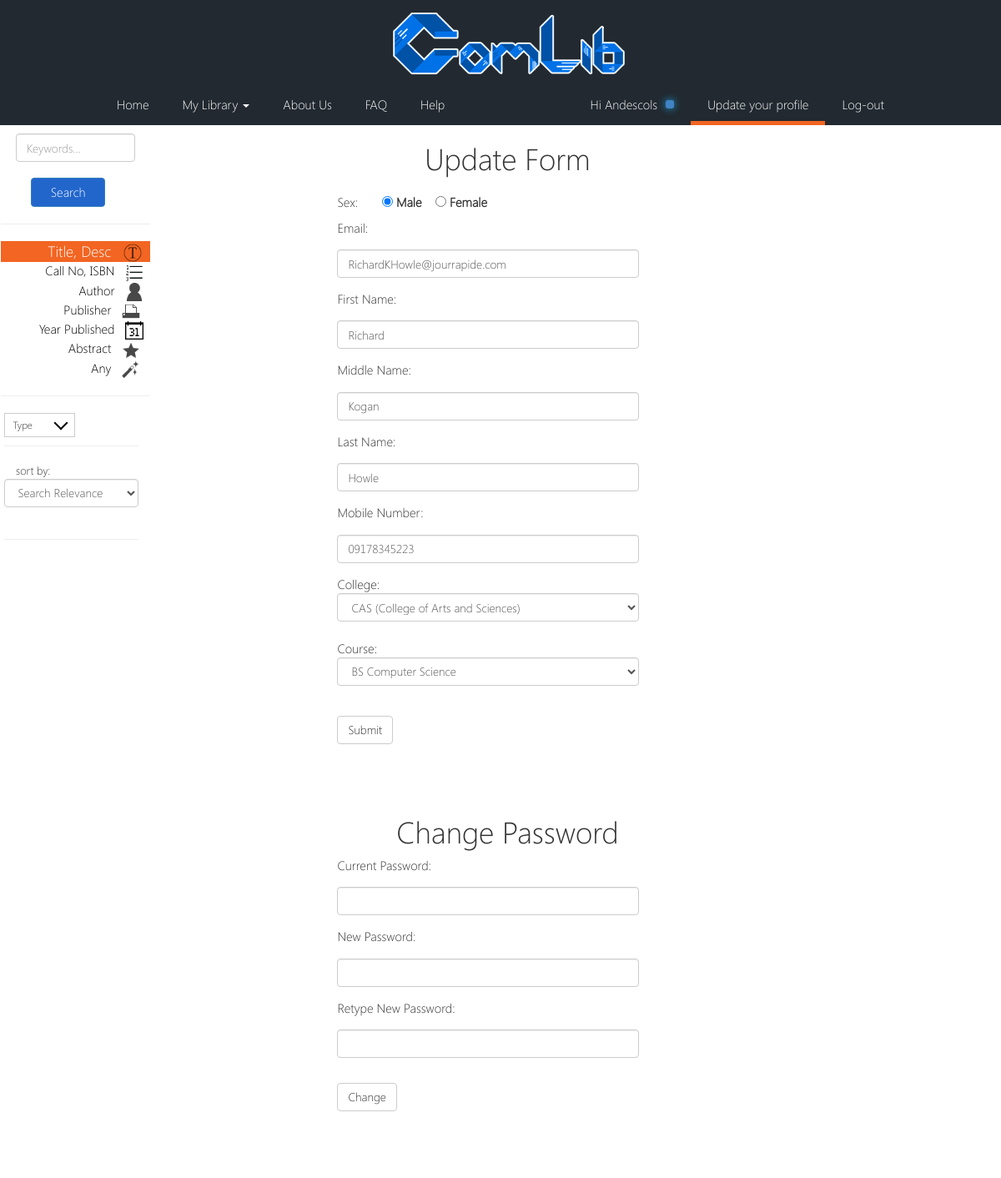
Page /update_account (signed in) on the committed database.
### tables this page shows
CREATE TABLE IF NOT EXISTS `user` (
  `username` varchar(18) NOT NULL,
  `password` varchar(65) NOT NULL,
  `sex` enum('male','female') NOT NULL,
  `status` enum('enabled','disabled','pending') NOT NULL DEFAULT 'pending',
  `email` varchar(55) NOT NULL,
  `usertype` enum('student','employee') NOT NULL,
  `emp_no` varchar(9) DEFAULT NULL,
  `student_no` varchar(10) DEFAULT NULL,
  `name_first` varchar(24) NOT NULL,
  `name_middle` varchar(24) NOT NULL,
  `name_last` varchar(24) NOT NULL,
  `mobile_no` varchar(12) DEFAULT NULL,
  `course` varchar(8) DEFAULT NULL,
  `college` varchar(11) DEFAULT NULL,
  PRIMARY KEY (`username`,`email`),
  UNIQUE KEY `emp_no` (`emp_no`,`student_no`),
  KEY `email` (`email`)
);

### application/controllers/home.php (called while the page is built, shortened)
    <?php if ( ! defined('BASEPATH')) exit('No direct script access allowed');
class Home extends CI_Controller {
    function __construct(){
        $this->load->model('book_model');
        $this->load->model('search_model');
        $this->load->model('notifs_model');
        $this->load->model('favorite_model');
        $this->load->model('lend_model');
        $this->load->model('reserve_model');
        $this->load->model('user_account_model');
        $this->load->model('admin_account_model');
        $this->load->helper("form");
        $this->load->library('safeguard');
    }
    public function update_account(){
        $data['title'] = "ComLib Update";
        $this->load->view("header", $data);
        $this->load->view("search_view");
        $username = $_SESSION['username'];
        $result=$this->user_account_model->get_data($username);
        $new_result = $this->safeguard->str_array_ready_for_display($result);
        $this->load->view('update_account_view', $new_result);
        if (isset($_SESSION['type']) && $_SESSION['type'] == "regular"){
            $data['notifs'] = $this->notifs_model->get_all($_SESSION['username'], 0);
            $data['notifs_count'] = $this->notifs_model->count_by_username($_SESSION['username']);
            $this->load->view('notifications_view', $data);
        }
    }
}

### index.php (called while the page is built, shortened)
<?php
require_once BASEPATH.'core/CodeIgniter.php';

### application/models/user_account_model.php (called while the page is built, shortened)
<?php if ( ! defined('BASEPATH')) exit('No direct script access allowed');
class User_account_model extends CI_Model {
	public function get_data($uname) {
		$query=$this->db->query("SELECT * FROM user WHERE username='{$uname}'");
		$result = $query->result_array();
		return $result[0];
	}
}
?>

### application/views/update_account_view.php (the view, shortened to what this page needs)
<div id="update_profile_container">
<form role="form" class="<?php
		if(isset($_SESSION['update_account_notif']) && $_SESSION['update_account_notif'] == "email")
			echo 'email';
	?>" name="userForm" action="<?php echo base_url();?>index.php/user_account/update" method="post" >
	<div id="container">
		<h1>Update Form</h1>
		<div id="body">
			Sex: &nbsp;&nbsp;&nbsp;&nbsp;&nbsp;
				 <input type="radio" name="sex" value="male" id="male"<?php if($sex=="male") echo " checked"; ?>/>
				 <label for="male">Male</label>&nbsp;&nbsp;&nbsp;
				 <input type="radio" name="sex" value="female" id="female"<?php if($sex=="female") echo " checked"; ?>/>
				 <label for="female">Female</label><br/>
			<div class="form-group">Email: <input class="form-control" type="text" name="email" value="<?php echo $email; ?>" required/><span name="span email"></span></div>
			<div class="form-group">First Name: <input class="form-control" type="text" name="name_first" value="<?php echo $name_first; ?>" required/><span name="span name_first"></span></div>
			<div class="form-group">Middle Name: <input class="form-control" type="text" name="name_middle" value="<?php echo $name_middle; ?>" required/><span name="span name_middle"></span></div>
			<div class="form-group">Last Name: <input class="form-control" type="text" name="name_last" value="<?php echo $name_last; ?>" required/><span name="span name_last"></span></div>
			<div class="form-group">Mobile Number: <input class="form-control" type="text" name="mobile_no" name="name_last" value="<?php echo $mobile_no; ?>" required /><span name="span mobile_no"></span></div>
			College:
			<select class="form-control" name="college" >
				<option value="CAS"<?php if($college=="CAS") echo " selected"; ?>>CAS (College of Arts and Sciences)</option>
			</select><br/>
			Course:
			<select class="form-control" name="course" id="course">
				<option value="BSCS" id="BSCS"<?php if($course=="BSCS") echo " selected"; ?>>BS Computer Science</option>
			</select></br>
			<input class="btn btn-default" type="submit" value="Submit" />
		</div>
	</div>
</form>
<form role="form" class="<?php
		if(isset($_SESSION['change_password_notif']) && $_SESSION['change_password_notif'] == "pass")
			echo 'pass';
	?>" name="changePasswordForm" action="<?php echo base_url();?>index.php/user_account/change_password" method="post" >
	<div id="container">
		<h1>Change Password</h1>
		<div id="body">
			<div class="form-group">Current Password: <input class="form-control" type="password" name="currentpassword" value="" required/><span name="span currentpassword"></span></div>
			<div class="form-group">New Password: <input class="form-control" type="password" name="newpassword" value=""required/><span name="span newpassword"></span></div>
			<div class="form-group">Retype New Password: <input class="form-control" type="password" name="renewpassword" value="" required/><span name="span renewpassword"></span></div>
			<input class="btn btn-default" type="submit" value="Change" />
		</div>
	</div>
</form>
</div>

### application/views/header.php (shortened to what this page needs)
<html>
	<head>
		<link rel="stylesheet" href="<?php echo base_url();?>css/bootstrap.min.css">
		<link rel="stylesheet" href="<?php echo base_url();?>css/style4.css">
		<link rel="stylesheet" href="<?php echo base_url();?>css/style5.css">
	</head>
	<body>
	<div id="site-cont">
		<?php
			if($title != "ComLib")
				include 'banner_view.php';
		?>
		<div id="navbar" class="<?php if($title == "ComLib") echo "default";?>">
			<div id="element-cont">
				<div class="left">
					<a href="<?php echo base_url();?>ihome">
						<div class="menulinks <?php if(isset($title) && $title == 'ComLib Home') echo 'menulinks-active';?>">
							<?php if( isset($_SESSION['type']) && $_SESSION['type'] == "admin") echo "Manage";else echo "Home";?>
						</div>
					</a>
					<?php
					if(isset($_SESSION) && isset($_SESSION['type']) && $_SESSION['type'] == "regular"){
						echo
							"<div class='btn-group  dropdown-hover'>
								<a href='' class='' data-toggle='dropdown'>
									<div class='menulinks ";
									if(isset($title) && $title == 'ComLib My Lib') echo 'menulinks-active';
									echo "'>
										My Library
										<span class='caret'></span>
									</div>
							  	</a>
							  	<ul class='dropdown-menu'>
							  		<li><a href='". base_url() ."favorites'>Favorites</a></li>
							  		<li><a href='". base_url() ."borrowed'>Borrowed</a></li>
							  		<li><a href='". base_url() ."reserved'>Reserved</a></li>
							  	</ul>
							</div>";
					}
					?>
					<a href="<?php base_url()?>about_us">
						<div class="menulinks  <?php if(isset($title) && $title == 'ComLib About Us') echo 'menulinks-active';?>">
							About Us
						</div>
					</a>
					<a href="<?php base_url()?>faq">
						<div class="menulinks  <?php if(isset($title) && $title == 'ComLib FAQ') echo 'menulinks-active';?>">
							FAQ
						</div>
					</a>
					<a href="<?php base_url()?>help">
						<div class="menulinks  <?php if(isset($title) && $title == 'ComLib Help') echo 'menulinks-active';?>">
							Help
						</div>
					</a>
				</div>
				<div class="right">
					<?php
						if(isset($_SESSION) && isset($_SESSION['type'])){
							if($_SESSION['type'] == 'regular')
								include 'logged_user_view.php';
							else
								include 'logged_admin_view.php';
						}else{
							include 'login_view.php';
						}
					?>
				</div>
			</div>
		</div>

### application/views/banner_view.php
<div id="banner">
	<?php
				if($title != "ComLib")
					echo
						"<a href='".base_url()."'>
							<div id='logolink' class='menulinks'>
								<img src='".base_url()."images/logo_full3_ws_min.png'/>
							</div>
						</a>";
			?>
</div>

### application/views/logged_user_view.php (shortened to what this page needs)
<a href="<?php echo base_url();?>index.php/user_account/logout">
	<div class="menulinks">
		Log-out
	</div>
</a>
<a href="<?php echo base_url();?>update_account">
	<div class="menulinks <?php if(isset($title) && $title == 'ComLib Update') echo 'menulinks-active';?>">
		Update your profile
	</div>
</a>
<a>
	<div class="menulinks" id="notif-toggle">
		<div id="greet-user"> Hi <?php echo $_SESSION['username']; ?> </div>
		<div id="notif-blue-glow"> </div>
	</div>
</a>

### application/views/search_view.php (shortened to what this page needs)
<?php
	$s_stext =  '';
	$s_sby =  'book_title';
	$sr = '';$bn = '';$bt = '';$ds =  '';$pb =  '';$na =  '';$dp = '';
	if (isset($_SESSION['search_data'])){
		$sss = $_SESSION['search_data'];
		if (isset($sss['search_by'])) $s_sby = htmlspecialchars(stripslashes(trim($sss['search_by'])));
	}
?>
			<div id="search" class="">
				<form id="search_form" name="search_form" method="post">
				<div class="form-group"><input class="form-control" searchby="<?=$s_sby?>" id="search_text" type="search" name='search' autofocus='true' placeholder='Keywords...' maxlength='99' spellcheck='true' tagSearch='false' value="<?=$s_stext?>" /></div>
				<input class="btn btn-primary" id='submit_search' type="submit" name="submit_search" value="Search"/><br/>
					<hr>
					<div id="sidebar-wrapper">
				        <ul class="sidebar-nav">
				            <a class="menu-toggle" href="javascript:void(0)"><li class="menu-toggle <?=$s_sby=='book_title'?'active':''?>"  searchby="book_title">Title, Desc &nbsp; <img src="<?php echo base_url();?>images/icon/title1.png" alt="">&nbsp;&nbsp;</li></a>
				            <a class="menu-toggle" href="javascript:void(0)"><li class="menu-toggle <?=$s_sby=='book_no'?'active':''?>" searchby="book_no">Call No, ISBN &nbsp; <img src="<?php echo base_url();?>images/icon/number.png" alt="">&nbsp;&nbsp;</li></a>
				            <a class="menu-toggle" href="javascript:void(0)"><li class="menu-toggle <?=$s_sby=='author'?'active':''?>" searchby="author">Author &nbsp; <img src="<?php echo base_url();?>images/icon/user32.png" alt="">&nbsp;&nbsp;</li></a>
				            <a class="menu-toggle" href="javascript:void(0)"><li class="menu-toggle <?=$s_sby=='publisher'?'active':''?>" searchby="publisher">Publisher &nbsp; <img src="<?php echo base_url();?>images/icon/printer32.png" alt="">&nbsp; &nbsp;</li></a>
				            <a class="menu-toggle" href="javascript:void(0)"><li class="menu-toggle <?=$s_sby=='date_published'?'active':''?>" searchby="date_published">Year Published &nbsp; <img src="<?php echo base_url();?>images/icon/calendar.png" alt="">&nbsp;&nbsp;</li></a>
				            <a class="menu-toggle" href="javascript:void(0)"><li class="menu-toggle <?=$s_sby=='abstract'?'active':''?>" searchby="abstract">Abstract &nbsp; <img src="<?php echo base_url();?>images/icon/star32.png" alt="">&nbsp; &nbsp;</li></a>
				            <a class="menu-toggle" href="javascript:void(0)"><li class="menu-toggle <?=$s_sby=='any'?'active':''?>" searchby="any">Any &nbsp; <img src="<?php echo base_url();?>images/icon/wand32.png" alt="">&nbsp; &nbsp;</li></a>
				            <hr>
				        </ul>
					</div>
					<div id="dropdown_container">
								<div id="book_type_div" class="dropdown-check-list">
						        <span class="anchor">Type</span>
						    </div>
							<br>
							<hr/>
							<?php
							echo '
							 &nbsp;	 &nbsp; sort by: <br>
							<select class="form-control" name="order_by" class="order_by">
								<option value="search_relevance" ' . $sr . '> Search Relevance</option>
								<option value="book_no" ' . $bn . '> Book Number </option>
								<option value="book_title" ' . $bt . '> Title </option>
								<option value="description" ' . $ds . '> Description </option>
								<option value="publisher" ' . $pb . '> Publisher</option>
								<option value="name" ' . $na . '> Author</option>
								<option value="date_published" ' . $dp . '> Year Published</option>
							</select><br/><hr>
							';
					?>
						</div>
				</form>
			</div>
<div id="rightbody">

### application/views/notifications_view.php (shortened to what this page needs)
<link rel="stylesheet" href="<?php echo base_url();?>css/burnzz.css">

### css/style4.css (style rules this page uses)
div#update_profile_container, div#update_admin_profile_container, div#create_admin_container, div.create_acc_container { margin-left: 17%; width: 50%; }
div#update_profile_container input, div.create_acc_container input { margin: 15px 0; }
div#body { padding-bottom: 50px; }
h1, h4 { text-align: center; }

### css/style5.css (style rules this page uses)
#site-cont { min-width: 1000px; min-height: 500px; z-index: 1010; opacity: 1; }
body { font-family:'SEGOEUIL' !important; font-size: 15px; }
#banner { width: 100%; height: 90px; position: relative; z-index: 1010; background-color: #222930; }
#rightbody { width: 85%; min-height: 200px; float: left; }
#navbar { width: 100%; height: 60px; color:white; background: #222930; position: relative; clear: both; z-index: 1011; }
#element-cont { width: 80%; height: 100%; margin: 0 auto; }
#navbar .menulinks { height: 60px; padding:15px 20px 5px 20px; border-top: 10px solid #222930; float: left; }
#navbar .menulinks-active { padding:15px 20px 5px 20px; border-bottom: 5px solid #f26522; color: white; }
#navbar div.btn-group { float: left; }
#navbar a { color:white; }
#navbar .right { width: 50%; height: 100%; margin-left: 50%; }
#navbar .right > a { float: right; max-width: 40%; }
#search { width: 15%; background: white; position: relative; z-index: 1100; float:left; clear:left; padding-left: 1px; padding-top:10px; }
#search #sidebar-wrapper { width: 100%; background: transparent; }
#search #sidebar-wrapper li { width: 100%; text-decoration: none; list-style: none; background: transparent; }
#search #sidebar-wrapper ul { background: white; padding: 0; }
#search #sidebar-wrapper ul a { color: black; text-align: right; font-size: 15px; }
#search #sidebar-wrapper ul img { width: 22px; }
#search #sidebar-wrapper .active { background: #F26522; color: white; font-size: 18px; }
.dropdown-check-list { display: inline-block; font-family:'SEGOEUIL' !important; width: 50%; }
.dropdown-check-list .anchor { position: relative; cursor: pointer; display: inline-block; padding: 5px 50px 5px 10px; border: 1px solid #ccc; font-family:'SEGOEUIL' !important; }
.dropdown-check-list .anchor:after { position: absolute; content: ""; border-left: 2px solid black; border-top: 2px solid black; padding: 5px; right: 10px; top: 20%; font-family:'SEGOEUIL' !important; -moz-transform: rotate(-135deg); -ms-transform: rotate(-135deg); -o-transform: rotate(-135deg); -webkit-transform: rotate(-135deg); transform: rotate(-135deg); }
#submit_search { background-color:#2266cc !important; font-family:'SEGOEUIL' !important; font-size:100% !important; width:50% !important; color: white; height:35px; margin-left: 20%; margin-top: 2%; }
#search_text { margin-left: 10%; width: 80%; }
#dropdown_container { margin-left: 2%; }
#book_type_div { font-size: 1vw; float:left; }
.anchor { font-size: 1vw; }
#dropdown_container { margin-top: 2%; height: 10%; width: 90%; font-size: 1.1vw; }
#body { margin-left: 10%; width: 71%; background-color: rgba(255,255,255,0.9); }
#banner #logolink { height: 90px; padding: 1px 20px 10px 20px; margin-left: 36%; }
#logolink img { height: 100%; margin-top: 10px; }

### css/burnzz.css (style rules this page uses)
h1 { text-align: center; }
div#greet-user { float: left; margin-right: 10px; }
div#notif-toggle { cursor: pointer; }
div#notif-blue-glow { background-color: #4183c4; width: 10px; height: 10px; float: left; border-radius: 3px; margin-top: 5px; box-shadow: 0 0 10px #1ba1e2; }

### rows in the picture
user: sex "☑ Male", sex "☐ Female", email "RichardKHowle@jourrapide.com", name_first "Richard", name_middle "Kogan", name_last "Howle", mobile_no "09178345223", college "CAS (College of Arts and Sciences)", course "BS Computer Science"

### other values in the picture
$_SESSION['username'] "Andescols"
